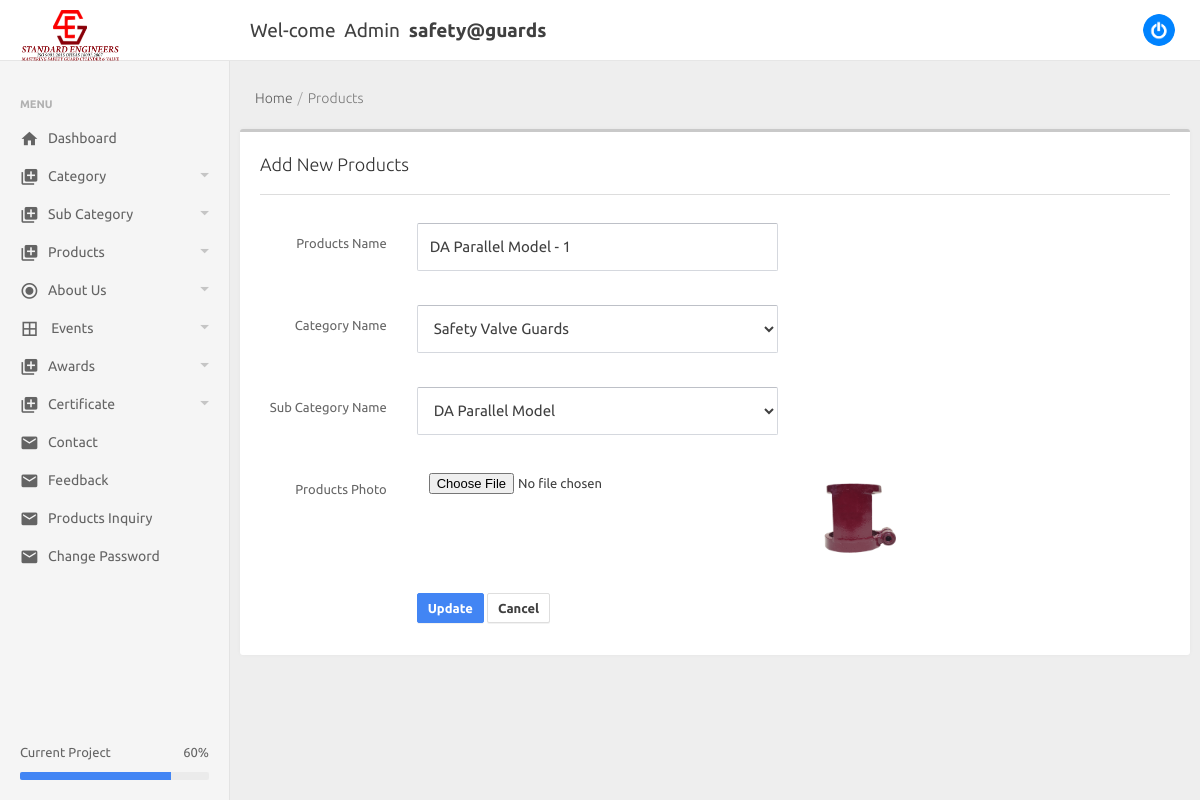
The app's page /admin/edit_products.php?edit=12 (signed in) with its own data.
### tables this page shows
CREATE TABLE IF NOT EXISTS `products` (
  `id` int(10) NOT NULL AUTO_INCREMENT,
  `pro_name` varchar(200) NOT NULL,
  `cat_id` int(10) NOT NULL,
  `sub_category` int(10) NOT NULL,
  `image` text NOT NULL,
  PRIMARY KEY (`id`)
);

CREATE TABLE IF NOT EXISTS `category` (
  `id` int(10) NOT NULL AUTO_INCREMENT,
  `name` varchar(200) NOT NULL,
  `banner` text NOT NULL,
  PRIMARY KEY (`id`)
);

CREATE TABLE IF NOT EXISTS `subcategory` (
  `id` int(10) NOT NULL AUTO_INCREMENT,
  `name` varchar(200) NOT NULL,
  `cat_id` int(10) NOT NULL,
  PRIMARY KEY (`id`)
);

### admin/edit_products.php (the view, shortened to what this page needs)
<?php
include './leftmenu.php';
include_once './config.php';
?>
<div class="be-content">
        <div class="page-head">
           <ol class="breadcrumb page-head-nav">
            <li><a href="#">Home</a></li>
            <li class="active">Products</li>
          </ol>
        </div>
        <div class="main-content container-fluid">
          <div class="row">
            <div class="col-sm-12">
              <div class="panel panel-default panel-border-color panel-border-color-info">
                  <div class="panel-heading panel-heading-divider">Add New Products<span class="panel-subtitle"></span></div>
				  <div class="panel-body">
				 <?php
				$sql_sel="SELECT * FROM `products` WHERE `id`=".$_GET['edit'];
				$sql_res=mysqli_query($con,$sql_sel);
				while($row=mysqli_fetch_array($sql_res))
				{
				?>
                    <form class="form-horizontal" method="post"  enctype="multipart/form-data">
                    <div class="form-group">
                      <label for="Use" class="col-sm-2 control-label">Products Name</label>
                      <div class="col-sm-5">
                        <input class="form-control" type="text" name="pro_name" value="<?php echo $row['pro_name']; ?>"  />
                      </div>
                    </div>
                    <div class="form-group xs-mt-10">
                      <label for="name" class="col-sm-2 control-label">Category Name</label>
                      <div class="col-sm-5">
                         <select class="form-control" id="exampleSelect1" name="cat">
                         	<?php
							 $selelect_cat="SELECT * FROM `category`";
                    $exe_cat=mysqli_query($con,$selelect_cat);
                    while($tbl_cat=mysqli_fetch_array($exe_cat))
                    {
                    ?>
      <option value="<?php echo $tbl_cat['id'];?>" <?php if($tbl_cat['id']==$row['cat_id']){ echo 'selected="selected"';}?> ><?php echo $tbl_cat['name']?></option>
                              <?php } ?>
                           </select>
                      </div>
                    </div>
                    <div class="form-group xs-mt-10">
                      <label for="name" class="col-sm-2 control-label">Sub Category Name</label>
                      <div class="col-sm-5">
                         <select class="form-control" id="type" name="type1">
                    <?php
					$selelect_cat="SELECT * FROM `subcategory`";
                    $exe_cat=mysqli_query($con,$selelect_cat);
                    while($tbl_cat=mysqli_fetch_array($exe_cat))
                    {
                    ?>
                  	<option value="<?php echo $tbl_cat['id']?>"<?php if($tbl_cat['id']==$row['sub_category']){ echo 'selected="selected"';} ?>><?php echo $tbl_cat['name']?></option>
                              <?php } ?>
                           </select>
                      </div>
                    </div>
                    <div class="form-group xs-mt-10">
                      <label for="name" class="col-sm-2 control-label">Products Photo</label>
                      <div class="col-sm-5">
                          <input id="inputEmail3" name="images" type="file" class="input-sm btn-btn-primary">
                      </div>
                      <div class="col-sm-5">
							<img src="upload/<?php echo $row['image']; ?>" style="max-height: 100px;max-width: 100px;"><br/>
                      </div>
                    </div>
					<div class="form-group">
                    <label for="inputPassword3" class="col-sm-2 control-label"></label>
                    <div class="col-sm-10">
                    <input  type="submit" value="Update" name="update" class="btn btn-primary">
                    <input  type="reset"  value="Cancel" class="btn btn-default">
                    </div>
                   </div>
				</form>
<?php } ?>
                </div>
              </div>
            </div>
          </div>

### records on screen
products: pro_name "DA Parallel Model - 1", cat "Safety Valve Guards", type1 "DA Parallel Model", image (picture)

### other values on screen
$_SESSION['login_user'] "safety@guards"
